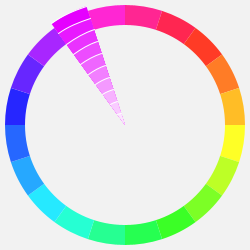
Frame 1 (no input)
Frame 60 (the mouse pressed at the canvas centre just before this capture): identical to frame 1, image omitted
Frame 120 (the mouse held since frame 60 and released just before this capture): identical to frame 1, image omitted

The Processing sketch that drew this single still picture (run headless with seeded random() and noise(); from frame 60 on, the mouse is pressed at the canvas centre):

// Processing sketch: processing_8614
// ── processing_8614.pde

// This is a Warm Color Scheme Arc
//set start fill() color as yellow : Hue = PI/3;
float startFill;
// set start drawing arc from angle PI
float startAngle;
// set how many arcs are drawn
int step;
float stepLength;

float centerX;
float centerY;

float pSize;
float pAngle;
float pFill;
float bValue;

void setup(){
  size(250, 250);
  colorMode(HSB, 2*PI, 100, 100);
  smooth();
}

void draw(){
  background(0,0,95);
  ellipseMode(CENTER);
  noStroke();
  
  step = 10;
  centerX = width/2;
  centerY = height/2;
  startFill = PI + PI/3;
  startAngle = PI;
  stepLength = PI/step;
  
  pSize = width;
  pAngle = startAngle + 3*stepLength;
  pFill = startFill + 3*stepLength;
  bValue = 100;
  
  // draw arcs
  for(int i=0; i< 2* step; i++){
    fill(startFill, 85, 100);
    arc(centerX, centerY, width-10, width-10, startAngle, startAngle+stepLength);
    startFill = startFill + stepLength;
    startAngle = startAngle + stepLength;
    
    if (startFill > 2* PI){
      startFill = startFill - 2 * PI;
    }
    
  }
 
 // draw center circle that blocks the center of the arcs
  fill(0,0,95);
  ellipse(centerX, centerY, 200, 200);
  
  //saturation pointer that follows mouse cursor, 
  //in this demonstration there's no mouse interaction, demo only
 for(int i=0; i<step; i++){
    fill(pFill, bValue, 100);
    stroke(0,0,100);
    arc(centerX, centerY, pSize, pSize, pAngle, pAngle+stepLength);
    bValue = bValue - 100/step;
    pSize = pSize - (width)/step;
  }
  
  
  
}
